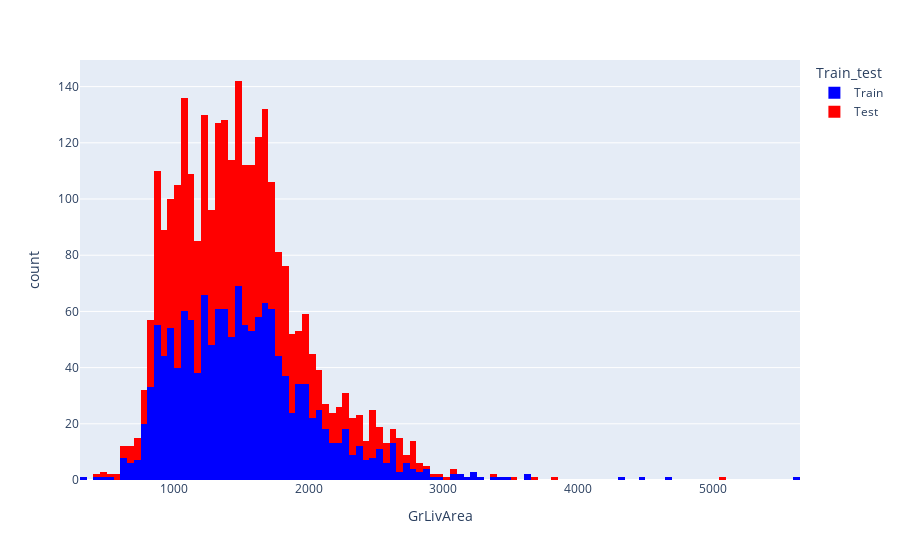

This figure's notebook cell:
### Markdown cell above
<a id='1.1.2'> </a>

### GrLivArea

### Code cell
px.histogram(df, x="GrLivArea", color="Train_test", color_discrete_sequence=cm)

### Figure 1 — Plotly figure (JSON) as saved in the notebook; plotly's stock layout.template omitted (floating-point values rounded to 4 significant figures; data arrays with more than 128 entries replaced by an {"elided": "..."} marker saying what was removed)
{"data": [{"alignmentgroup": "True", "bingroup": "x", "hovertemplate": "Train_test=Train<br>GrLivArea=%{x}<br>count=%{y}<extra></extra>", "legendgroup": "Train", "marker": {"color": "rgb(0,0,255)", "pattern": {"shape": ""}}, "name": "Train", "offsetgroup": "Train", "orientation": "v", "showlegend": true, "type": "histogram", "x": {"elided": "1460 int values"}, "xaxis": "x", "yaxis": "y"}, {"alignmentgroup": "True", "bingroup": "x", "hovertemplate": "Train_test=Test<br>GrLivArea=%{x}<br>count=%{y}<extra></extra>", "legendgroup": "Test", "marker": {"color": "rgb(255,0,0)", "pattern": {"shape": ""}}, "name": "Test", "offsetgroup": "Test", "orientation": "v", "showlegend": true, "type": "histogram", "x": {"elided": "1459 int values"}, "xaxis": "x", "yaxis": "y"}], "layout": {"barmode": "relative", "legend": {"title": {"text": "Train_test"}, "tracegroupgap": 0}, "margin": {"t": 60}, "xaxis": {"anchor": "y", "domain": [0, 1], "title": {"text": "GrLivArea"}}, "yaxis": {"anchor": "x", "domain": [0, 1], "title": {"text": "count"}}}}
